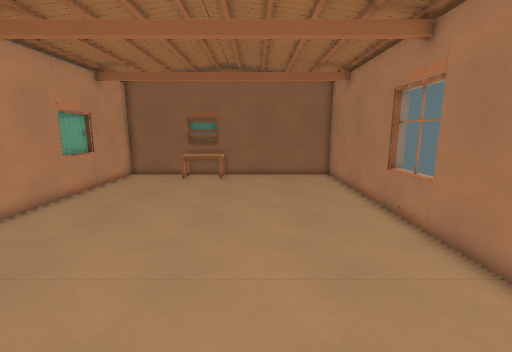
[1] (above)

15 first-person views from a walk through a level from a Godot 3-D game. The camera is 1.4 m above the floor, tilts 10° down and sees 90° across. The floor is counted in squares, 0.5 m on a side. Each view is taken from the middle of a square. On the plan, view 1 faces up. The plan holds only what a view shows up to about 19 squares ahead; the rest is blank.

[2]
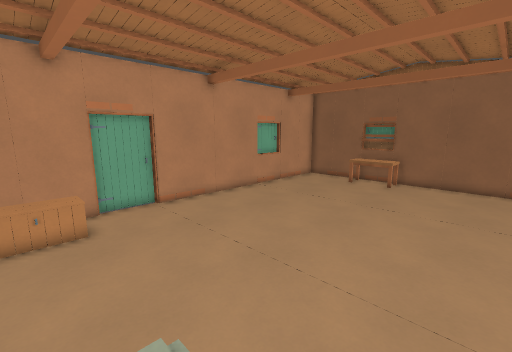

[3]
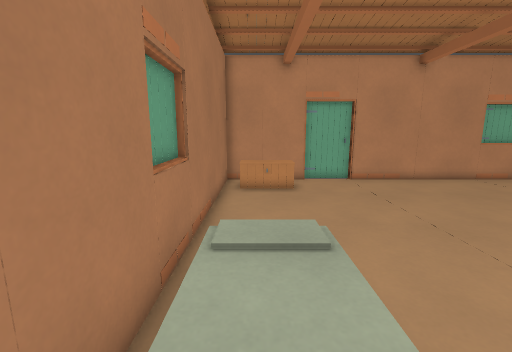

[4]
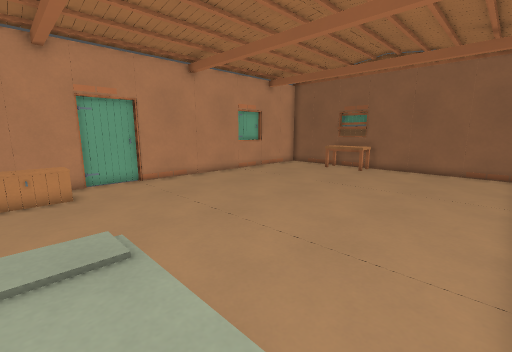

[5]
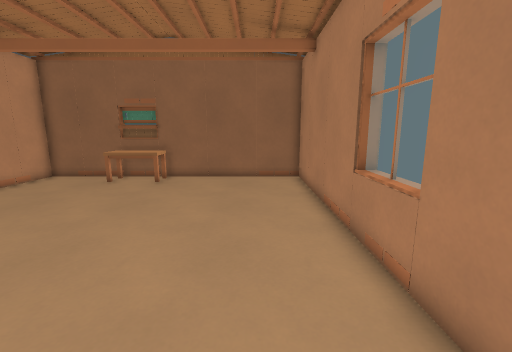

[6]
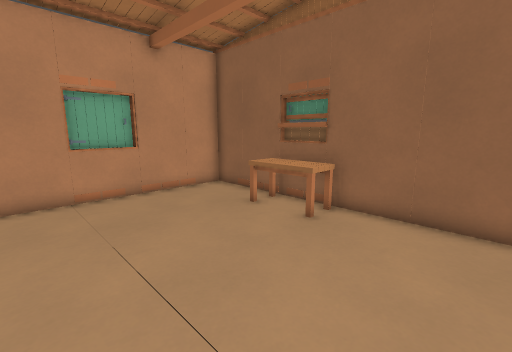

[7]
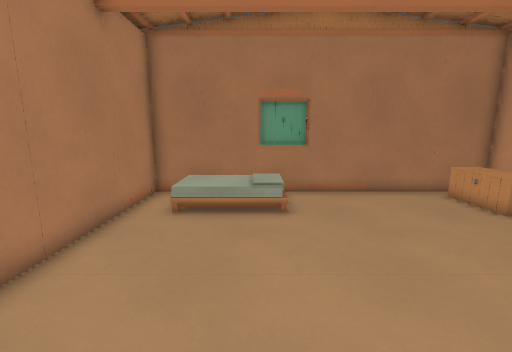

[8]
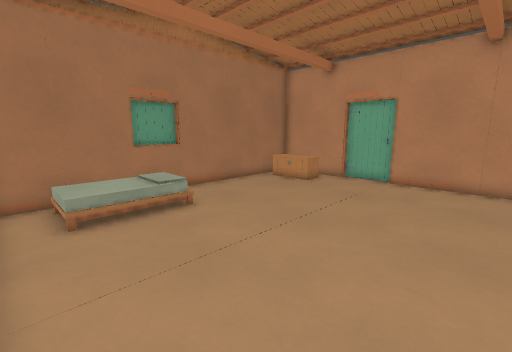

[9]
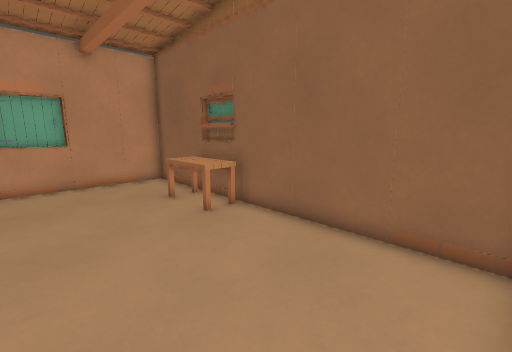

[10]
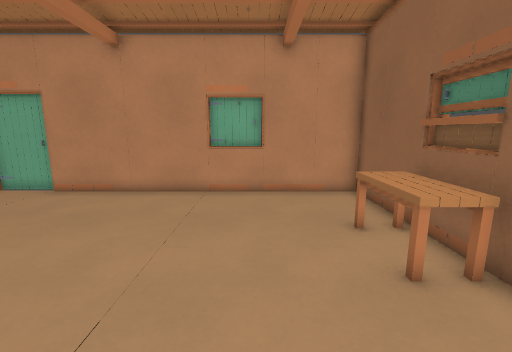

[11]
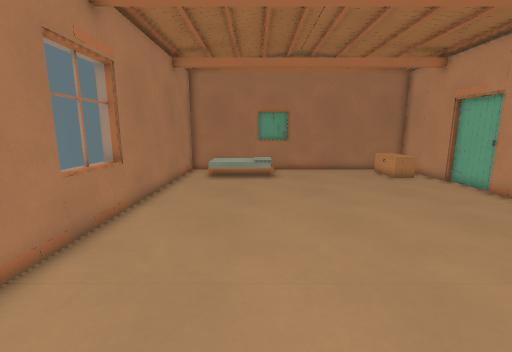

[12]
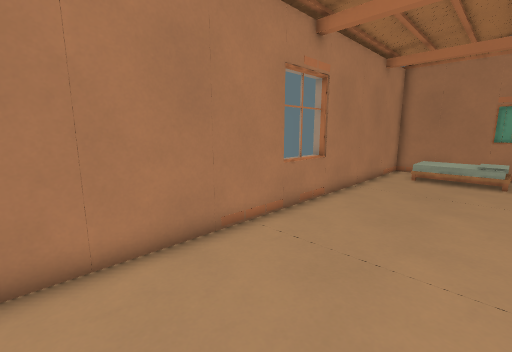

[13]
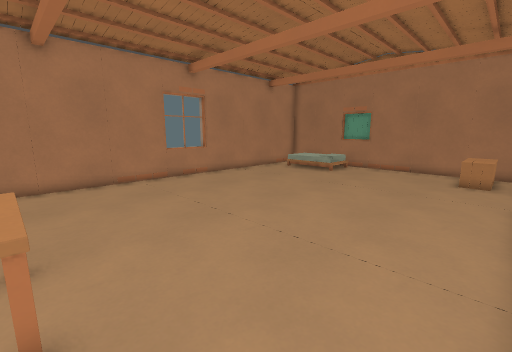

[14]
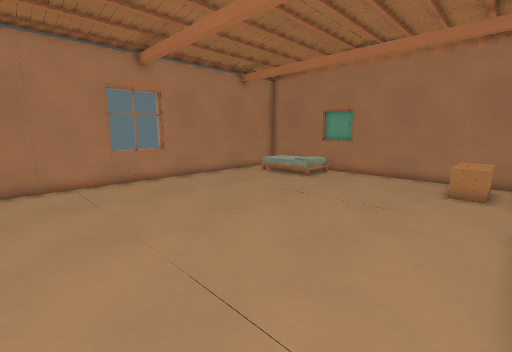

[15]
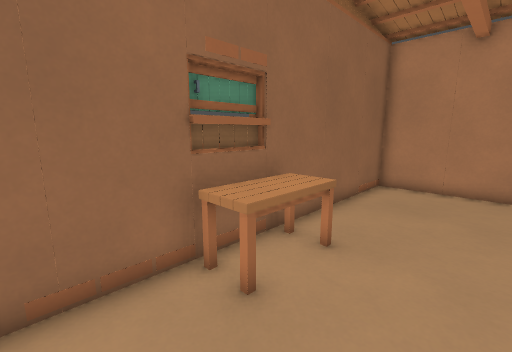

### Floor plan
Key: @ floor where view 1 was taken; # wall or solid block; . main floor; : floor 0.5 m higher than the main floor; / step, stairs or slope; = window, fence, low wall or low ledge; T table; P plank; B brick; C chest; O other object.
Columns run from 10 left of view 1 to 6 right of it. Each row starts with its distance up from view 1.
 20 ##BBBPPP######BBB
 19 #....TTTT.......#
 18 O....TTTT.......#
 17 O...............#
 16 O...............#
 15 P...............#
 14 P...............#
 13 P...............B
 12 #...............B
 11 #...............B
 10 #...............=
  9 #...............=
  8 O...............#
  7 O...............#
  6 O...............#
  5 #...............#
  4 #...............#
  3 #...............#
  2 #=CC............#
  1 #CCC....../:::/.#
  0 OCCC......@:::/.O
 -1  .CC....../////.O
 -2 ######OOO#####OOO

Where each view was taken, in squares from view 1:
view 1: 0 up, 0 right, facing up
view 2: 0 up, 3 right, facing up-left
view 3: 0 up, 5 right, facing left
view 4: 0 up, 5 right, facing up-left
view 5: 4 up, 3 right, facing up
view 6: 11 up, 2 right, facing up-left
view 7: 10 up, 1 right, facing down
view 8: 10 up, 5 right, facing down-left
view 9: 13 up, 5 right, facing up-left
view 10: 15 up, 2 right, facing left
view 11: 17 up, 1 right, facing down
view 12: 18 up, 0 right, facing down-right
view 13: 18 up, 9 left, facing down-right
view 14: 15 up, 9 left, facing down-right
view 15: 15 up, 8 left, facing up-right
